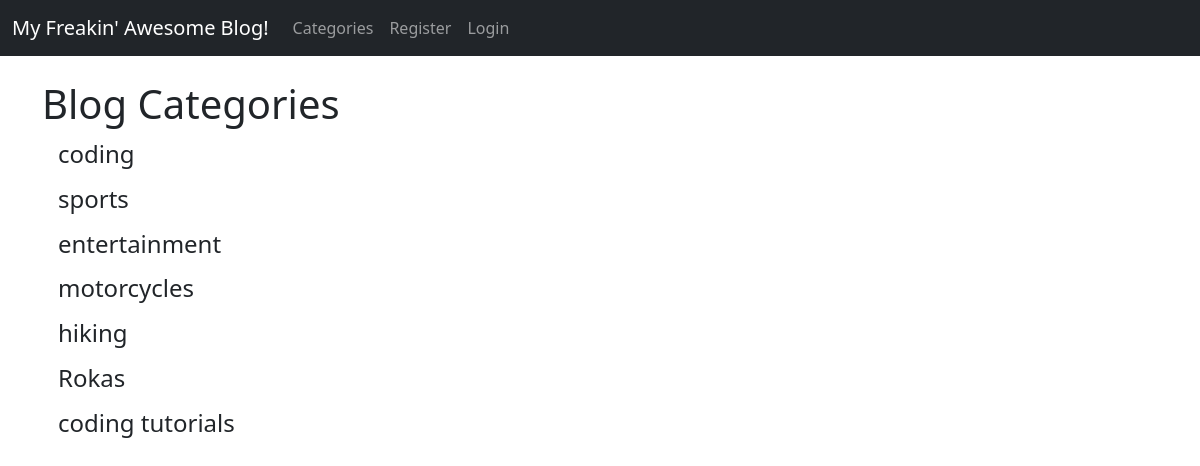
The page /category-list/ on the database its author committed.
### theblog/models.py (models this page shows, shortened)
class Category(models.Model):
    name = models.CharField(max_length=255)
    def __str__(self):
        return self.name

### theblog/views.py (the view)
# urls.py: path('category-list/', CategoryListView, name="category_list"),
def CategoryListView(request):
    cat_menu_list = Category.objects.all()
    return render(request, 'category_list.html', {'cat_menu_list': cat_menu_list})

### theblog/templates/category_list.html (shortened to what this page needs)
{% extends 'base.html' %}
    {% block content %}
<h1>Blog Categories</h1>
     {% for item in cat_menu_list %}
             <h4><a href="{% url 'category' item|slugify %}" class="dropdown-item">{{ item }}</a></h4>
        {% endfor %}
    {% endblock %}

### rows shown on the page
Category: name "coding"
Category: name "sports"
Category: name "entertainment"
Category: name "motorcycles"
Category: name "hiking"
Category: name "Rokas"
Category: name "coding tutorials"
